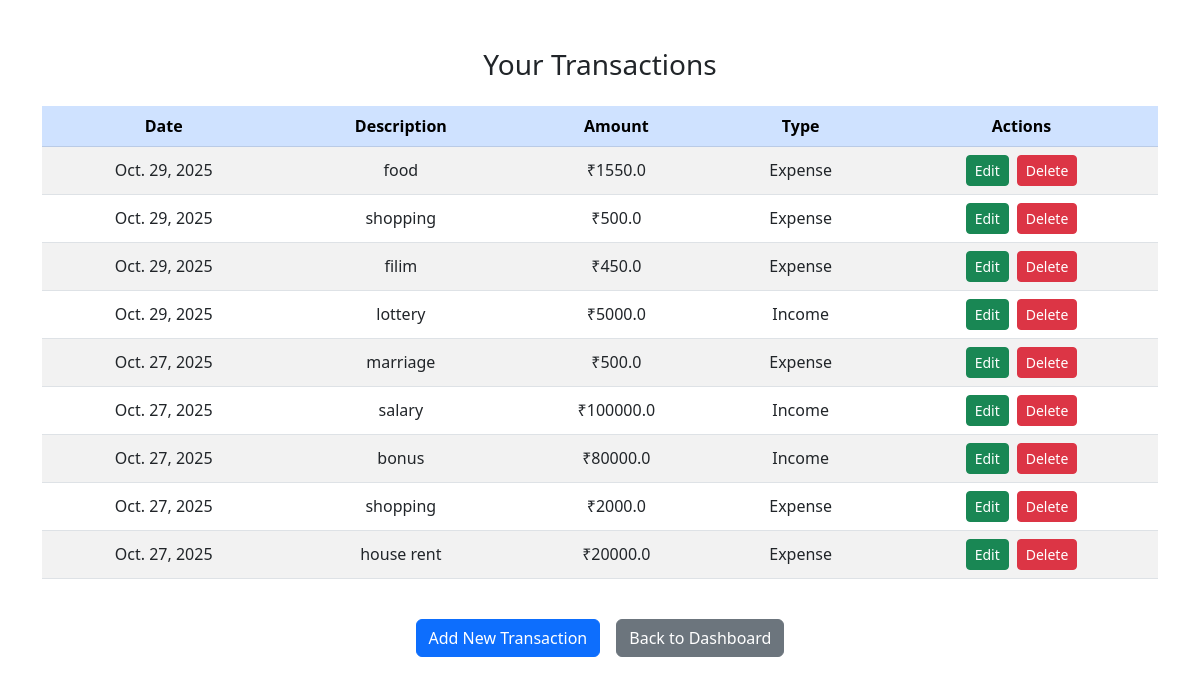
Screenshot of /transaction/ (signed in) with the database file from the repository.
### Manage/models.py (models this page shows, shortened)
class Transaction(models.Model):
    user = models.ForeignKey(User, on_delete=models.CASCADE)
    title = models.CharField(max_length=100)
    amount = models.FloatField()
    date = models.DateField(auto_now_add=True)
    type = models.CharField(max_length=10, choices=[('Income', 'Income'), ('Expense', 'Expense')])

### Manage/views.py (the view)
# urls.py: path('transaction/', views.transactions_view, name='transaction'),
def transactions_view(request):
    transactions = Transaction.objects.filter(user=request.user).order_by('-date')
    return render(request, 'main/view_transaction.html', {'transactions': transactions})

### Manage/templates/main/view_transaction.html (shortened to what this page needs)
{% extends 'main/base.html' %}
{% block content %}
<div class="container mt-5">
    <h3 class="text-center mb-4">Your Transactions</h3>
    <div class="table-responsive">
        <table class="table table-striped align-middle text-center">
            <thead class="table-primary">
                <tr>
                    <th>Date</th>
                    <th>Description</th>
                    <th>Amount</th>
                    <th>Type</th>
                    <th>Actions</th>
                </tr>
            </thead>
            <tbody>
                {% for t in transactions %}
                <tr>
                    <td>{{ t.date }}</td>
                    <td>{{ t.title }}</td>
                    <td>₹{{ t.amount }}</td>
                    <td>{{ t.type }}</td>
                    <td>
                        <div class="d-flex justify-content-center flex-wrap gap-2">
                            <a href="{% url 'edit_transaction' t.pk %}" class="btn btn-sm btn-success">Edit</a>
                            <a href="{% url 'delete_transaction' t.pk %}" class="btn btn-sm btn-danger">Delete</a>
                        </div>
                    </td>
                </tr>
                {% empty %}
                <tr>
                    <td colspan="5" class="text-center text-muted">No transactions yet.</td>
                </tr>
                {% endfor %}
            </tbody>
        </table>
    </div>
    <div class="d-flex justify-content-center flex-wrap gap-3 mt-4">
        <a href="{% url 'add_transaction' %}" class="btn btn-primary">Add New Transaction</a>
        <a href="{% url 'dashboard' %}" class="btn btn-secondary">Back to Dashboard</a>
    </div>
</div>
{% endblock %}

### Manage/templates/main/base.html (shortened to what this page needs)
<!DOCTYPE html>
<html lang="en">
<head>
    <link href="https://cdn.jsdelivr.net/npm/bootstrap@5.3.0/dist/css/bootstrap.min.css" rel="stylesheet">
</head>
<body>
    {% block content %}{%endblock %}
</body>
</html>

### rows the page displays
Transaction: date "Oct. 29, 2025", title "food", amount "1550.0", type "Expense"
Transaction: date "Oct. 29, 2025", title "shopping", amount "500.0", type "Expense"
Transaction: date "Oct. 29, 2025", title "filim", amount "450.0", type "Expense"
Transaction: date "Oct. 29, 2025", title "lottery", amount "5000.0", type "Income"
Transaction: date "Oct. 27, 2025", title "marriage", amount "500.0", type "Expense"
Transaction: date "Oct. 27, 2025", title "salary", amount "100000.0", type "Income"
Transaction: date "Oct. 27, 2025", title "bonus", amount "80000.0", type "Income"
Transaction: date "Oct. 27, 2025", title "shopping", amount "2000.0", type "Expense"
Transaction: date "Oct. 27, 2025", title "house rent", amount "20000.0", type "Expense"
